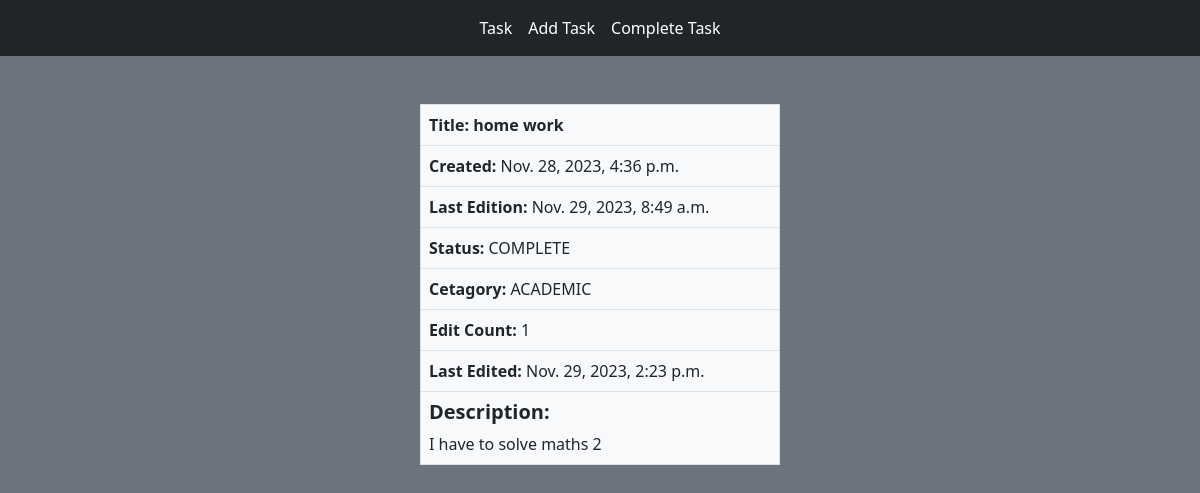
Before: /detailtask/1 with the older database file.
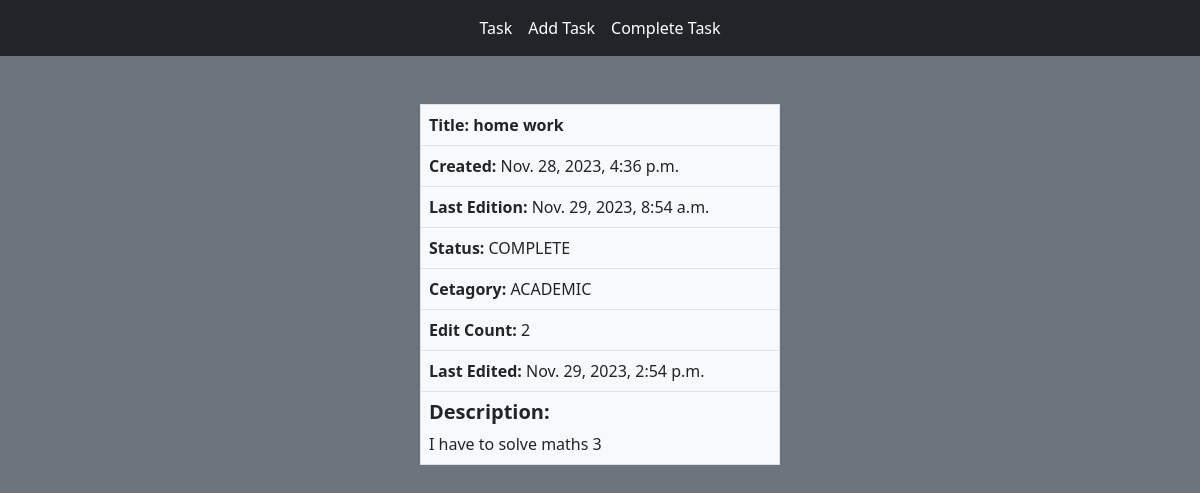
After: the same page with the newer database file.
### first_app/models.py (models this page shows, shortened)
class AddTask(models.Model):
    title = models.CharField(max_length=50)
    start_date = models.DateTimeField(auto_now_add=True)
    end_date = models.DateTimeField(auto_now=True)
    status = models.CharField(max_length=20, default='INCOMPLETE')
    Choice = (
        ('ACADEMIC', 'ACADEMIC'),
        ('JOB', 'JOB'),
        ('PERSONAL', 'PERSONAL'),
    )
    catagory = models.CharField(max_length=20, choices=Choice)
    description = models.TextField(blank=True)
    edit_cnt = models.IntegerField(default=0)
    last_update = models.DateTimeField(null=True, blank=True)

### first_app/views.py (the view)
# urls.py: path('detailtask/<int:id>', views.DetailTask, name='detailtask'),
def DetailTask(request,id):
    task = AddTask.objects.get(pk=id)
    return render(request, 'detail.html', {'task': task})

### templates/detail.html
{% extends "base.html" %}
{% block content %}
<body class="bg-secondary">
    <table class="table table-bordered my-5 bg-light" style="width: 30%; margin: auto;">
        <thead>
            <tr>
                <th scope="col">Title: {{task.title}}</th>
            </tr>
        </thead>
        <tbody>
            <tr>
                <td><b>Created:</b> {{task.start_date}}</td>
            </tr>
            <tr>
                <td><b>Last Edition:</b> {{task.end_date}}</td>
            </tr>
            <tr>
                <td><b>Status:</b> {{task.status}}</td>
            </tr>
            <tr>
                <td><b>Cetagory:</b> {{task.catagory}}</td>
            </tr>
            <tr>
                <td><b>Edit Count:</b> {{task.edit_cnt}}</td>
            </tr>
            <tr>
                <td><b>Last Edited:</b> {{task.last_update}}</td>
            </tr>
            <tr>
                <td><h5><b>Description:</b></h5>{{task.description}}</td>
            </tr>
        </tbody>
    </table>
</body>
{% endblock content %}

### templates/base.html (shortened to what this page needs)
<!doctype html>
<html lang="en">
  <head>
    <link href="https://cdn.jsdelivr.net/npm/bootstrap@5.0.2/dist/css/bootstrap.min.css" rel="stylesheet">
  </head>
  <body>
    <nav class="navbar navbar-expand-lg navbar-light bg-dark">
        <div class="container-fluid">
          <div class="collapse navbar-collapse" id="navbarSupportedContent">
            <ul class="navbar-nav me-auto mb-2 mb-lg-0 mx-auto">
                <li class="nav-item">
                  <a class="nav-link active text-white" aria-current="page" href="{% url 'showtask' %}">Task</a>
                </li>
                <li class="nav-item">
                  <a class="nav-link active text-white" aria-current="page" href="{% url 'addtask' %}">Add Task</a>
                </li>
                <li class="nav-item">
                  <a class="nav-link active text-white" aria-current="page" href="{% url 'completetask' %}">Complete Task</a>
                </li>
            </ul>
          </div>
        </div>
      </nav>
    {% block content %}
    {% endblock content %}
  </body>
</html>

Changed rows visible on the page:
changed AddTask "home work": end_date "Nov. 29, 2023, 8:49 a.m." → "Nov. 29, 2023, 8:54 a.m."; edit_cnt "1" → "2"; last_update "Nov. 29, 2023, 2:23 p.m." → "Nov. 29, 2023, 2:54 p.m."; description "I have to solve maths 2" → "I have to solve maths 3"
